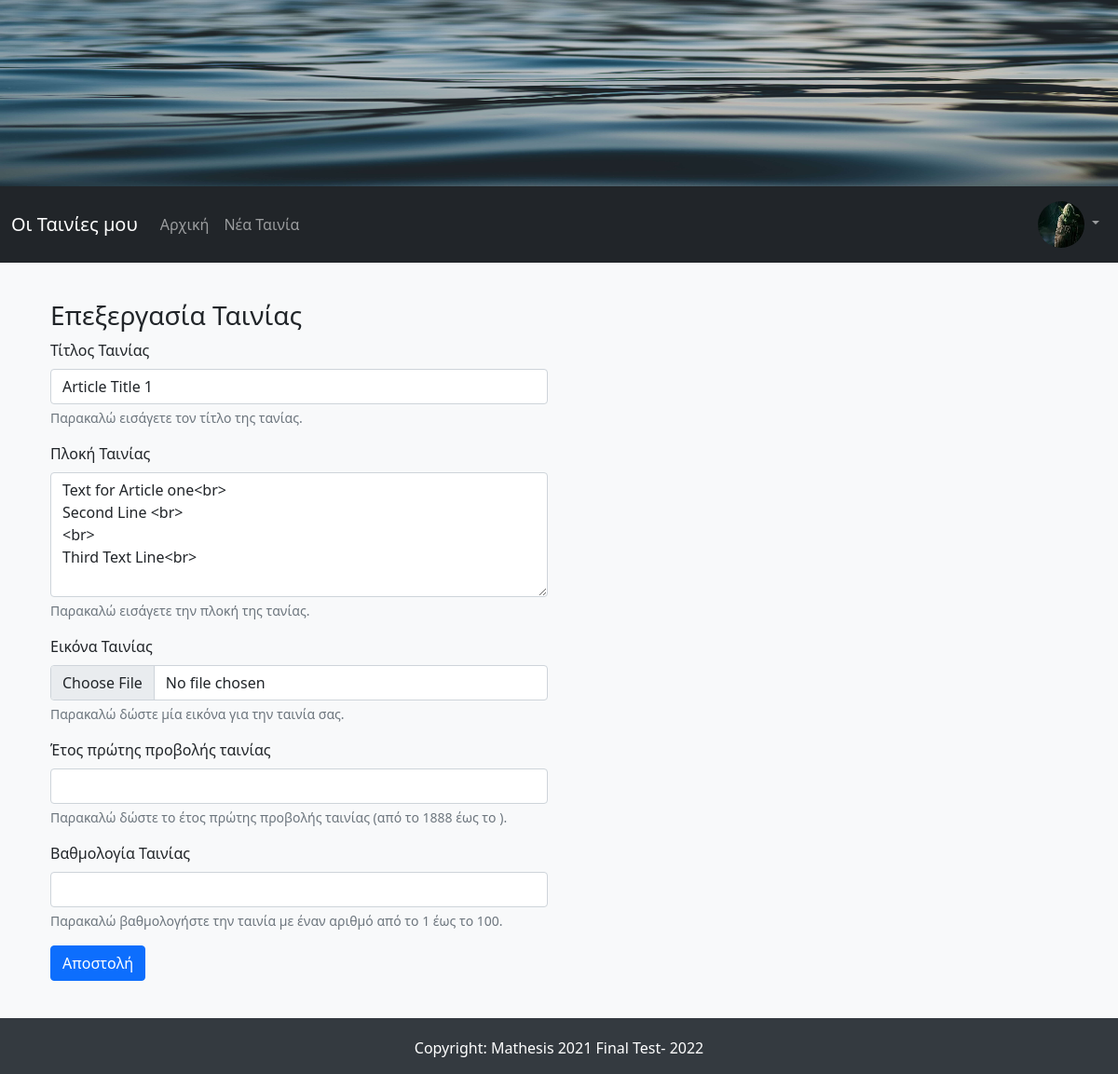
The page /edit_movie/1 (signed in) on the database its author committed.
### ImdbApp/models.py (models this page shows, shortened)
class User(db.Model, UserMixin):
    id = db.Column(db.Integer, primary_key=True)
    username = db.Column(db.String(15), unique=True, nullable=False)
    email = db.Column(db.String(150), unique=True, nullable=False)
    password = db.Column(db.String(36), nullable=False)
    profile_image = db.Column(db.String(30), default='default_profile_image.jpg')
    movies = db.relationship('Movie', backref='author', lazy=True)

class Movie(db.Model):
    id = db.Column(db.Integer, primary_key=True)
    movie_title = db.Column(db.String(50), nullable=False)
    movie_body = db.Column(db.Text(), nullable=False)
    movie_image = db.Column(db.String(30), nullable=False, default='default_movie_image.jpg')
    date_created = db.Column(db.DateTime, nullable=False, default=datetime.utcnow)
    release_year = db.Column(db.String(4), nullable=False)
    rating = db.Column(db.String(2), nullable=False)
    user_id = db.Column(db.Integer, db.ForeignKey('user.id'), nullable=False)

### ImdbApp/routes.py (the view, shortened to what this page needs)
@app.route("/edit_movie/<int:movie_id>", methods=['GET', 'POST'])
@login_required
def edit_movie(movie_id):
    movie = Movie.query.filter_by(id=movie_id, author=current_user).first_or_404()
    form = NewMovieForm(movie_title=movie.movie_title, movie_body=movie.movie_body)
    return render_template("new_movie.html", form=form, page_title="Επεξεργασία Ταινίας")

### ImdbApp/models.py (called while the page is built)
@login_manager.user_loader
def load_user(user_id):
    return User.query.get(int(user_id))

### ImdbApp/templates/new_movie.html (shortened to what this page needs)
{% extends "base.html" %}
{% block content %}
<div class="container login-container">
  <div class="row">
    <div class="col-md-6 login-form-1">
        <h3>{{ page_title }}</h3>
        <form method="POST" enctype="multipart/form-data">
          <div class="mb-3">
            {{ form.movie_title.label(class="form-label") }}
            {{ form.movie_title(class="form-control", required=False) }}
            <div id="movie_titleHelp" class="form-text">Παρακαλώ εισάγετε τον τίτλο της τανίας.</div>
          </div>
          <div class="mb-3">
            {{ form.movie_body.label(class="form-label") }}
            {{ form.movie_body(class="form-control", rows="5", required=False) }}
            <div id="movie_bodyHelp" class="form-text">Παρακαλώ εισάγετε την πλοκή της τανίας.</div>
          </div>
              <div class="mb-3">
                {{ form.movie_image.label(class="form-label") }}
                {{ form.movie_image(class="form-control") }}
                <div id="movie_imageHelp" class="form-text">Παρακαλώ δώστε μία εικόνα για την ταινία σας.</div>
              </div>
              <div class="mb-3">
                {{ form.release_year.label(class="form-label") }}
                {{ form.release_year(class="form-control", required=False) }}
                <div id="release_yearHelp" class="form-text">Παρακαλώ δώστε το έτος πρώτης προβολής ταινίας (από το 1888 έως το {{ current_year }}).</div>
              </div>
              <div class="mb-3">
                {{ form.rating.label(class="form-label") }}
                {{ form.rating(class="form-control", required=False) }}
                <div id="ratingHelp" class="form-text">Παρακαλώ βαθμολογήστε την ταινία με έναν αριθμό από το 1 έως το 100.</div>
              </div>
          <div class="mb-3">
              {{ form.submit(class="btn btn-primary") }}
          </div>
        </form>
    </div>
  </div>
</div>
{% endblock content %}

### ImdbApp/templates/navbar.html (shortened to what this page needs)
<nav class="navbar navbar-expand-lg navbar-dark bg-dark">
  <div class="container-fluid">
    <a class="navbar-brand" href="/">Οι Ταινίες μου</a>
    <div class="collapse navbar-collapse" id="navbarNav">
      <ul class="navbar-nav me-auto mb-2 mb-lg-0">
        <li class="nav-item">
          <a class="nav-link" aria-current="page" href="/">Αρχική</a>
        </li>
        <li class="nav-item">
          <a class="nav-link" href="/new_movie/">Νέα Ταινία</a>
        </li>
      </ul>
      <ul class="nav navbar-nav navbar-right">
        {% if current_user.is_authenticated %}
          <li class="nav-item dropdown">
            <a class="nav-link dropdown-toggle" href="#" id="navbarDropdown" role="button" data-bs-toggle="dropdown" aria-expanded="false">
              <img class="rounded-circle navbar-profile-image" src="{{ url_for('static', filename='images/profiles_images/'+current_user.profile_image) }}" alt="{{ current_user.username }}" data-holder-rendered="true" data-bs-toggle="tooltip" data-bs-placement="top", title="{{ current_user.username }}" >
            </a>
          </li>
        {% endif %}
      </ul>
    </div>
  </div>
</nav>

### ImdbApp/static/css/styles.css (style rules this page uses)
body { background-color: #f8f9fa; }
.container { margin-top: 20px; }
.row { margin-top: 20px; }
.navbar-profile-image { width: 50px; height: 50px; }

### rows shown on the page
User: profile_image (picture)
Movie: movie_title "Article Title 1", movie_body "Text for Article one<br> Second Line <br> <br> Third Text Line<br>"

### other values the page prints
{{ page_title }} "Επεξεργασία Ταινίας"
